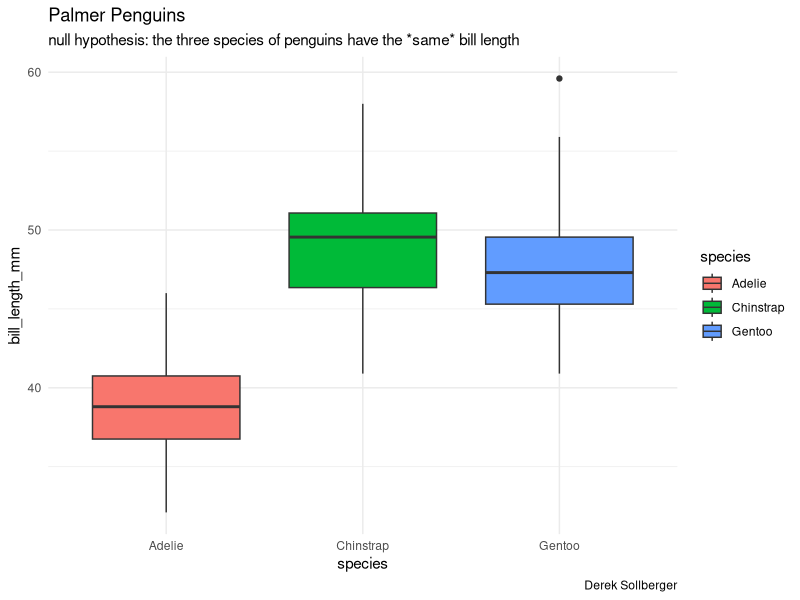

This figure's R source:
## ---- chunk 1
library("palmerpenguins")
library("tidyverse")
## ---- chunk 2
str(penguins)
## ---- chunk 3
penguins |>
  ggplot() +
  geom_boxplot(aes(x = species, y = bill_length_mm,
                   fill = species)) +
  labs(title = "Palmer Penguins",
       subtitle = "null hypothesis: the three species of penguins have the *same* bill length",
       caption = "Derek Sollberger") +
  theme_minimal()
## ---- chunk 4
# https://datasciencetut.com/how-to-perform-the-kruskal-wallis-test-in-r/
kruskal.test(bill_length_mm ~ species, data = penguins)
## ---- chunk 5
pairwise.wilcox.test(penguins$bill_length_mm, penguins$species,
                     p.adjust.method = "BH")
